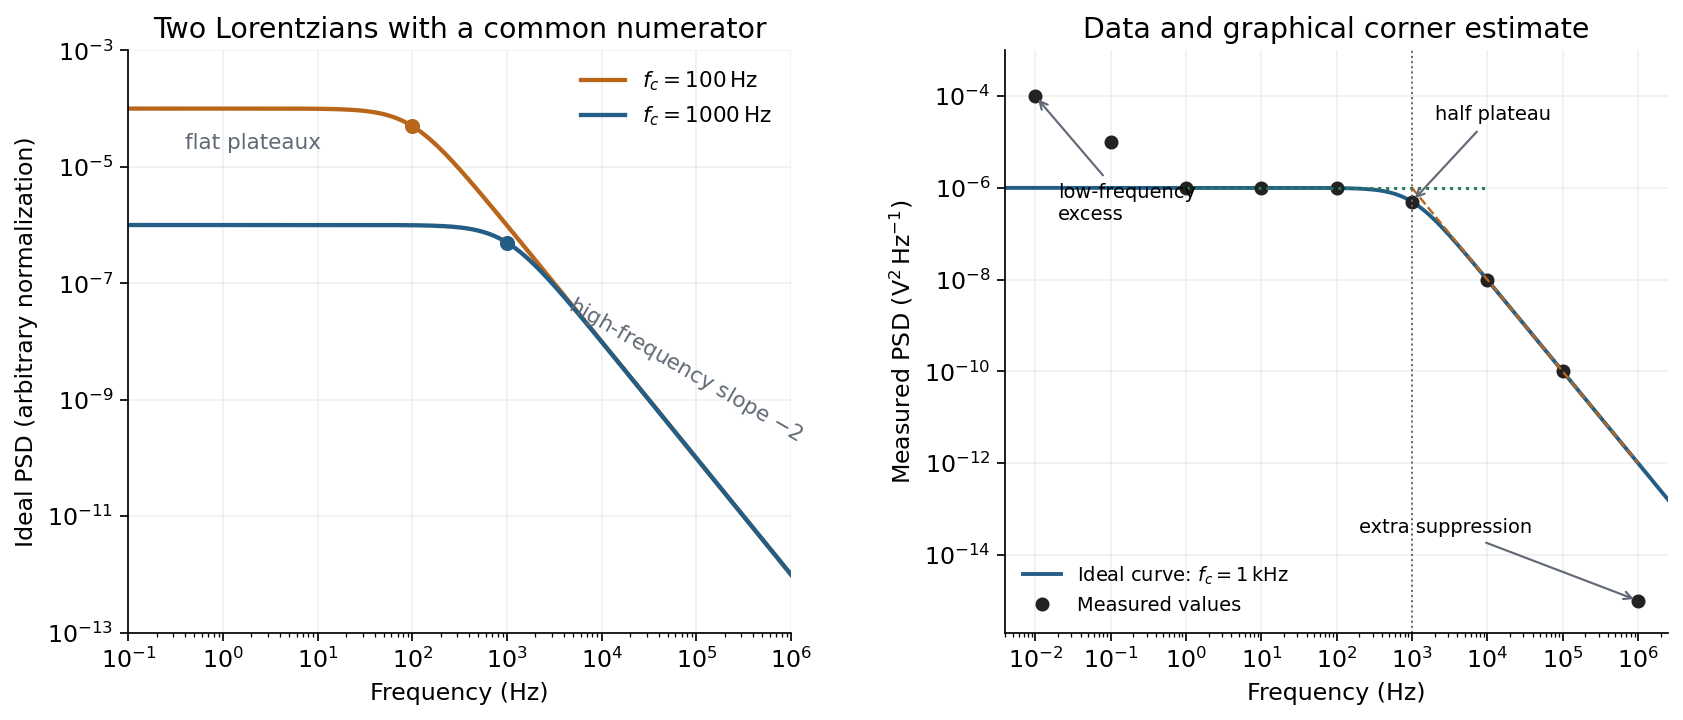

Reproduce this figure in Python.
"""Original solution illustration; Python 3.14, NumPy 2.3.5, Matplotlib 3.10.7.
Run from the desired output directory; writes the PNG basename to cwd.
Dependencies are recorded in the repository's pyproject.toml.
"""
from pathlib import Path
import numpy as np
import matplotlib
matplotlib.use("Agg")
import matplotlib.pyplot as plt
from matplotlib.patches import Circle, FancyArrowPatch
plt.rcParams.update({"font.size":11,"axes.spines.top":False,"axes.spines.right":False,"figure.facecolor":"white","axes.facecolor":"white","savefig.facecolor":"white"})
BLUE="#245d85";ORANGE="#b9651a";GREEN="#267c5a";GREY="#606975"
def save(fig):
    fig.savefig(Path(__file__).with_suffix(".png").name,dpi=155,bbox_inches="tight",facecolor="white")
    plt.close(fig)
def arrow(ax,a,b,color=BLUE,scale=15,lw=2):
    ax.add_patch(FancyArrowPatch(a,b,arrowstyle="-|>",mutation_scale=scale,lw=lw,color=color))

from matplotlib.patches import Polygon, Rectangle

def main():
    f=np.logspace(-2.5,6.4,1500)
    measured_f=np.array([.01,.1,1,10,100,1000,10000,100000,1000000.])
    measured_p=np.array([1e-4,1e-5,1e-6,1e-6,1e-6,5e-7,1e-8,1e-10,1e-15])
    fig,axes=plt.subplots(1,2,figsize=(11,4.8))
    ax=axes[0]
    for fc,color in [(100,ORANGE),(1000,BLUE)]:
        ax.loglog(f,1/(f*f+fc*fc),color=color,lw=2,label=fr"$f_c={fc}\,\mathrm{{Hz}}$")
        ax.plot(fc,1/(2*fc*fc),"o",color=color)
    ax.set(xlim=(.1,1e6),ylim=(1e-13,1e-3),xlabel="Frequency (Hz)",ylabel="Ideal PSD (arbitrary normalization)",title="Two Lorentzians with a common numerator");ax.legend(frameon=False,fontsize=10)
    ax.text(.4,2e-5,"flat plateaux",fontsize=10,color=GREY);ax.text(4e3,2e-10,r"high-frequency slope $-2$",rotation=-30,fontsize=10,color=GREY)
    ax=axes[1];ax.loglog(f,1e-6/(1+(f/1e3)**2),color=BLUE,lw=1.8,label=r"Ideal curve: $f_c=1\,\mathrm{kHz}$")
    ax.loglog(measured_f,measured_p,"o",ms=5.5,color="#222222",label="Measured values")
    ax.loglog([1,1e4],[1e-6,1e-6],color=GREEN,ls=":",lw=1.4)
    z=np.array([1e3,1e6]);ax.loglog(z,1/z**2,color=ORANGE,ls="--",lw=1.1)
    ax.axvline(1e3,color=GREY,lw=.9,ls=":")
    ax.annotate("half plateau",(1e3,5e-7),xytext=(2e3,3e-5),arrowprops={"arrowstyle":"->","color":GREY},fontsize=9)
    ax.annotate("low-frequency\nexcess",(.01,1e-4),xytext=(.02,2e-7),arrowprops={"arrowstyle":"->","color":GREY},fontsize=9)
    ax.annotate("extra suppression",(1e6,1e-15),xytext=(2e2,3e-14),arrowprops={"arrowstyle":"->","color":GREY},fontsize=9)
    ax.set(xlim=(.004,2.5e6),ylim=(2e-16,1e-3),xlabel="Frequency (Hz)",ylabel=r"Measured PSD ($\mathrm{V^2\,Hz^{-1}}$)",title="Data and graphical corner estimate");ax.legend(frameon=False,loc="lower left",fontsize=9)
    for ax in axes:ax.grid(alpha=.18)
    fig.tight_layout(w_pad=2.2);save(fig)
if __name__=="__main__":main()
